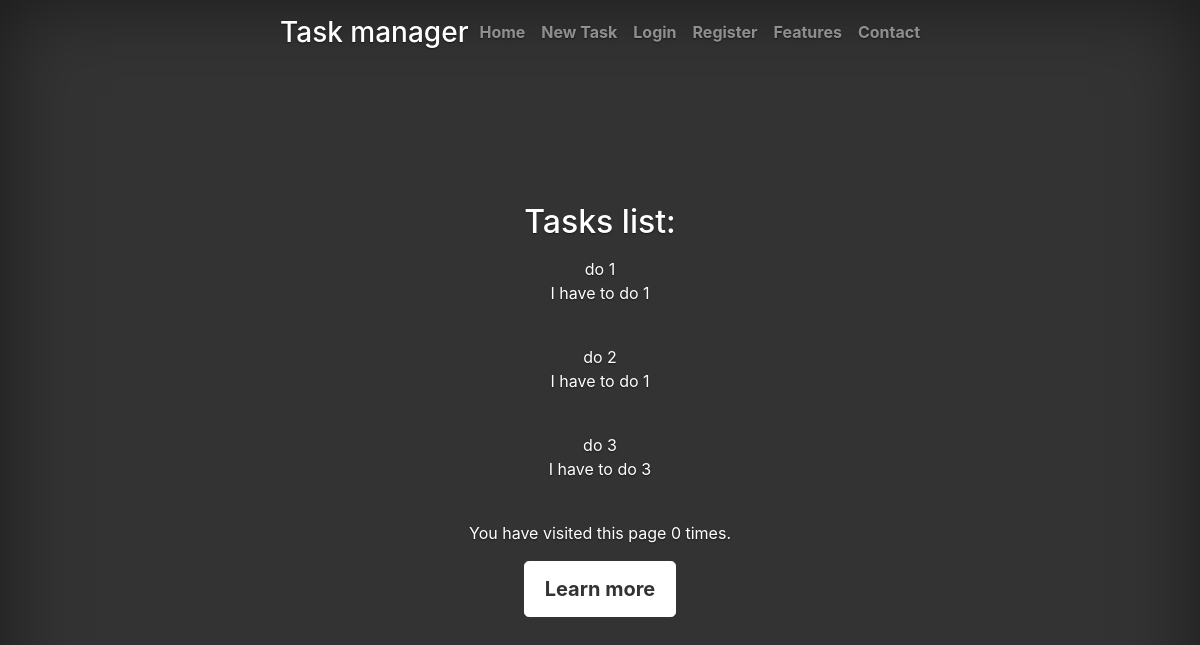
/tasks/, run on an earlier commit of the app's database.
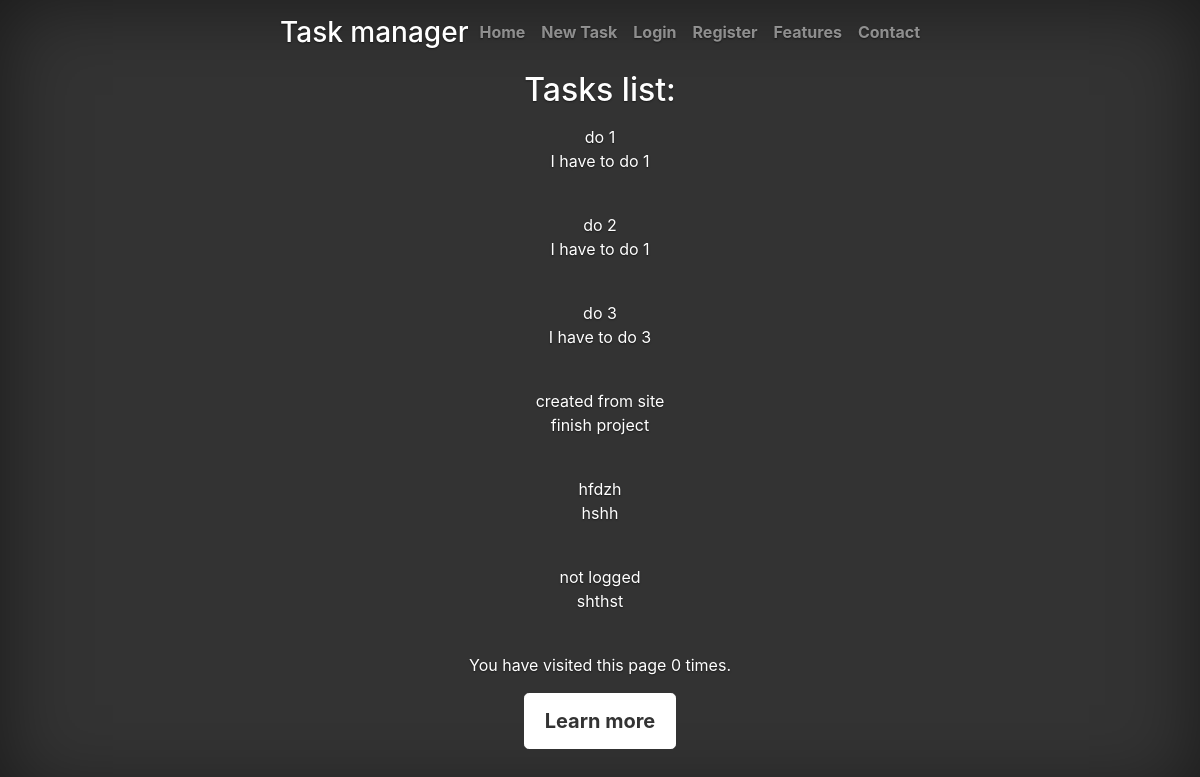
And on a later commit of the database.
### tasks/models.py (models this page shows, shortened)
class Task(models.Model):
    id = models.AutoField(primary_key=True)
    name = models.CharField(max_length=255, help_text="Enter a task name.")
    created_at = models.DateTimeField(auto_now_add=True)
    content = models.TextField(max_length=1000, help_text="Enter a text of the task")
    STATUS_CHOICES = [
        ('1', 'status 1'),
        ('2', 'status 2'),
        ('3', 'status 3'),
        ('4', 'status 4'),
        ('5', 'status 5'),
    ]
    status = models.CharField(max_length=1, choices=STATUS_CHOICES)
    creator = models.ForeignKey(User, on_delete=models.SET_NULL, null=True, blank=True)

### tasks/views.py (the view)
# urls.py: path('', views.index, name='index'),
def index(request):
    num_visits=request.session.get('num_visits', 0)
    request.session['num_visits'] = num_visits+1
    return render(request, 'index.html', context={
        'tasks': Task.objects.all(), 'num_visits':num_visits,
    })

### tasks/templates/index.html
{% extends "base.html" %}
{% block content %}
    <h2 class="cover-heading">Tasks list:</h2>
    <p class="lead">
      {% if tasks %}
    <div class="conteiner">
      {% for task in tasks %}
      <div><a href="{% url 'task' task.id %}">{{ task.name }}</a></div>
    <div>{{task.content}}</div>
    <p>&nbsp;</p>
      {% endfor %}
      </div>
    {% else %}
      <p>You don't have any task. </p>
    {% endif %}
    <p>You have visited this page {{ num_visits }}{% if num_visits == 1 %} time{% else %} times{% endif %}.</p>
    </p>
    <p class="lead">
      <a href="#" class="btn btn-lg btn-secondary">Learn more</a>
    </p>
{% endblock %}

What changed in the data, as far as the page shows it:
added Task: name "created from site", content "finish project"
added Task: name "hfdzh", content "hshh"
added Task: name "not logged", content "shthst"
